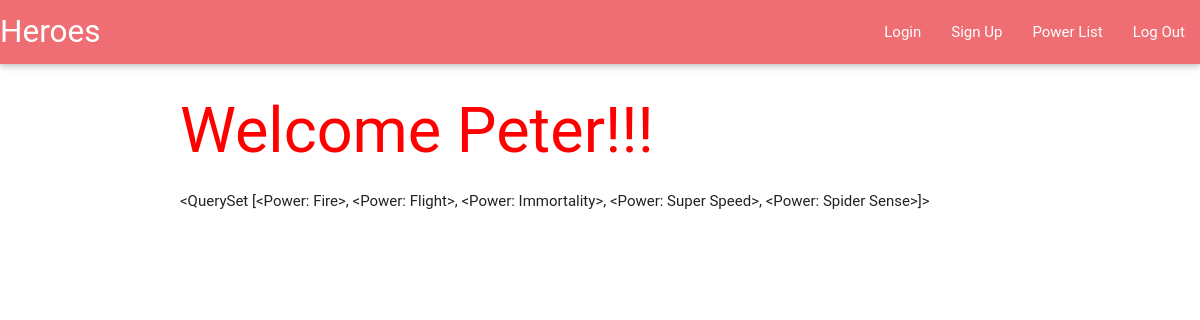
Page /heroes/ (signed in) on the committed database.
### heroes/models.py (models this page shows, shortened)
class Leader(models.Model):
	user = models.OneToOneField(User)
	first_name = models.CharField(max_length=40)
	last_name = models.CharField(max_length=40)
	bio = models.TextField(max_length=500, default='blank')
	hero_name = models.CharField(max_length=40, default = "blank")
	age = models.PositiveSmallIntegerField(default = 0)

class Power(models.Model):
	name = models.CharField(max_length=40)
	method = models.CharField(max_length=40)
	description = models.TextField(max_length=500, default='blank')
	leader = models.ManyToManyField(Leader)
	def __str__(self):
		return self.name

### heroes/views.py (the view)
def index_view(request):
	user = request.user
	print(user)
	if user.is_authenticated():
		profile = User.objects.get(username=user)
		leader = Leader.objects.get(user = profile)
		power = Power.objects.all()
		context = {
			"profile" : profile,
			"leader": leader,
			"power": power
		}
		return render(request, 'heroes/leader.html', context)
	else:
		return render(request, 'base.html', {})

### heroes/templates/heroes/leader.html
{% extends 'base.html' %}
{% block content %}
<h1>Welcome {{leader.first_name}}!!!</h1>
<p>{{power}}</p>
{% endblock content %}

### static/style.css (style rules this page uses)
h1 { color: red; }

### rows in the picture
Leader: first_name "Peter"
Power: name.name "<QuerySet [<Power: Fire>, <Power: Flight>, <Power: Immortality>, <Power: Super Speed>, <Power: Spider Sense>]>"
